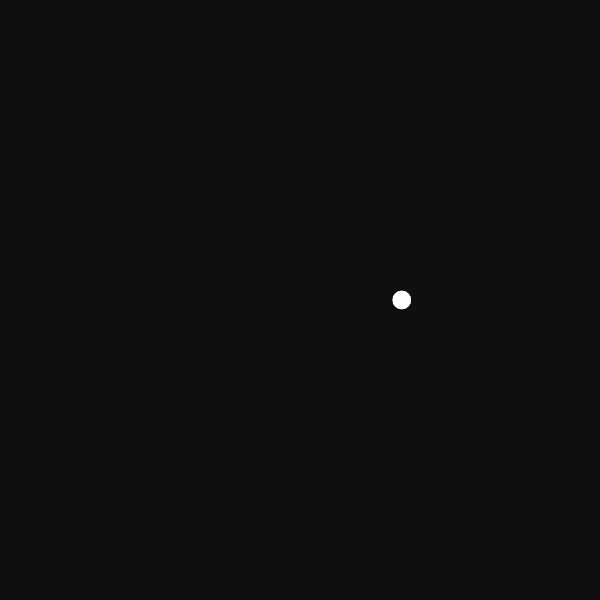
Frame 1 (no input)
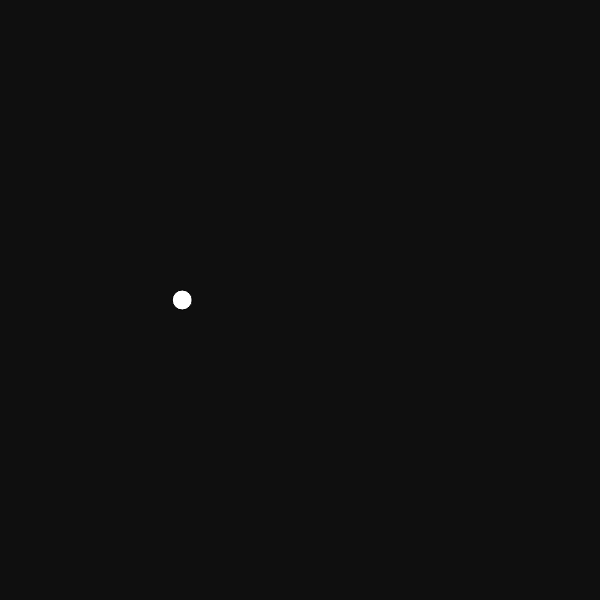
Frame 60 (no input)
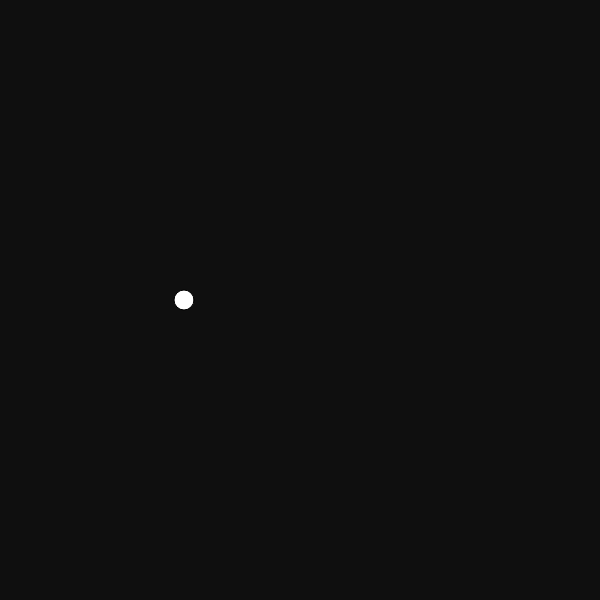
Frame 120 (the mouse pressed at the canvas centre since frame 60)

The p5.js sketch that drew these frames (run headless with seeded random() and noise() and a simulated clock; from frame 60 on, the mouse is pressed at the canvas centre):

// p5.js sketch
// ── sketch.js
var xoff = 0;

function setup() {
  createCanvas(600,600);
}

function draw() {
  background(15);
  var x = noise(xoff) * width;
  
  xoff += 0.05;
  
  fill(255);
  ellipse(x, height/2, 20, 20);
}
